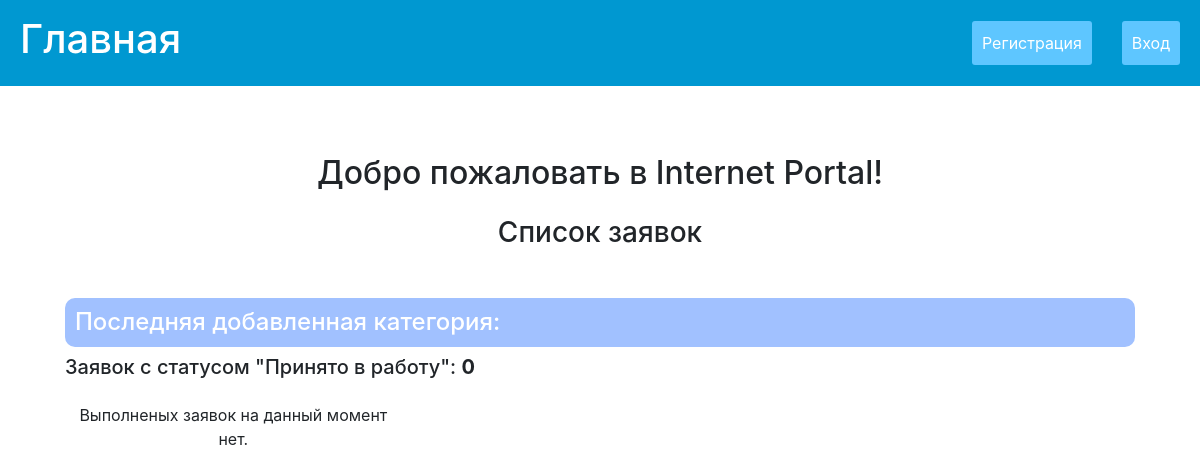
Page /catalog/ on the earlier database version.
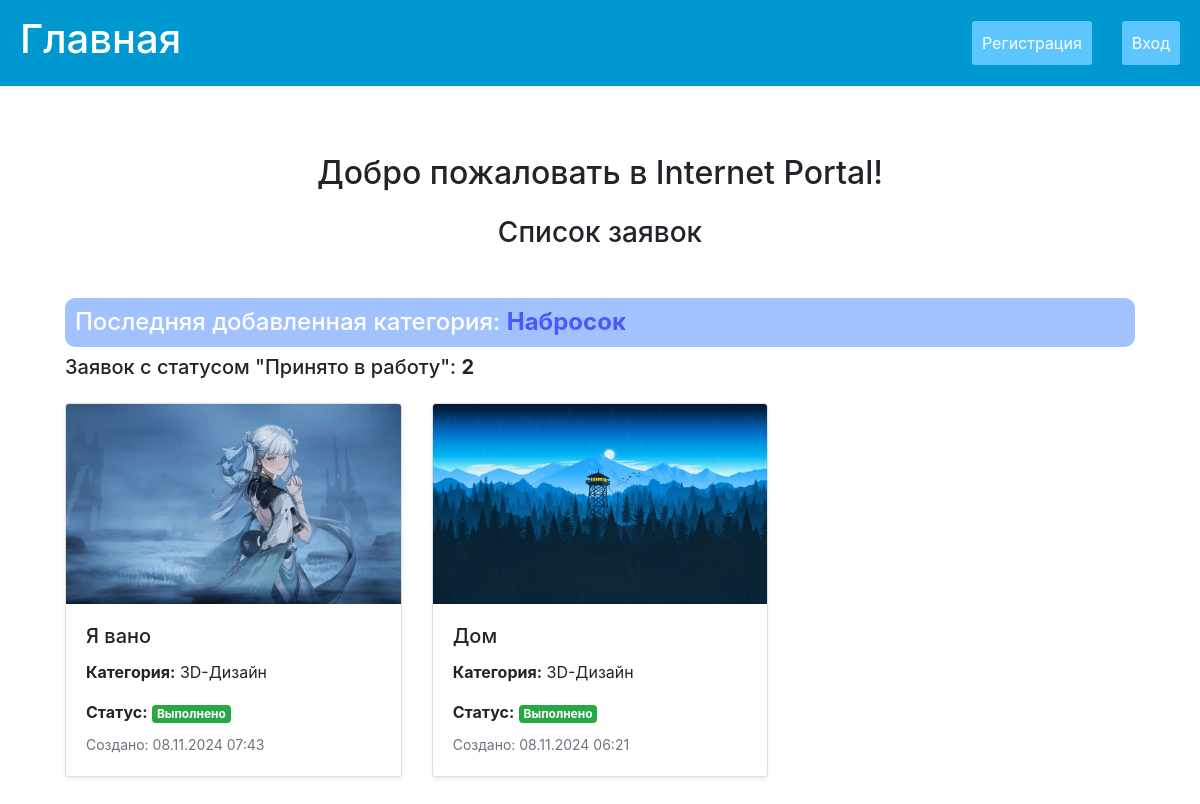
Same page on the later database version.
### catalog/models.py (models this page shows, shortened)
class Category(models.Model):
    name = models.CharField(max_length=200, help_text="Выберите название категории",unique=True)

class Application(models.Model):
    user = models.ForeignKey(
        settings.AUTH_USER_MODEL,
        on_delete=models.CASCADE,
        related_name='applications',
        verbose_name="Пользователь"
    )
    title = models.CharField(max_length=200, verbose_name="Напишите заголовок к заявке")
    description = models.TextField(verbose_name="Напишите к заявке описание")
    category = models.ForeignKey(Category, on_delete=models.CASCADE, verbose_name="Выберите категорию заявки")
    image = models.FileField(
        upload_to='application',
        validators=[validate_image],
        verbose_name="Загрузите фото заявки"
    )
    design_image = models.ImageField(
        upload_to='admin',
        blank=True,
        null=True,
        verbose_name="Изображение дизайна"
    )
    comment = models.TextField(
        blank=True,
        null=True,
        verbose_name="Комментарий"
    )
    LOAN_STATUS = (
        ('n', 'Новая'),
        ('a', 'Принято в работу'),
        ('s', 'Выполнено'),
    )
    status = models.CharField(max_length=1, choices=LOAN_STATUS, default='n', verbose_name='Статус заявки',help_text='Статус заявки')
    created_at = models.DateTimeField(auto_now_add=True, help_text="Дата и время создания заявки")
    def display_category(self):
        return self.category.name if self.category else "Без категории"
    display_category.short_description = 'Category'

### catalog/views.py (the view)
# urls.py: path('', views.index, name='index'),
def index(request):
    status_filter = request.GET.get('status', '')
    num_applications = Application.objects.filter(status='a').count()
    last_category = Category.objects.order_by('-id').first()
    applications = Application.objects.filter(status='s').order_by('-created_at')[:3]
    context = {
        'applications': applications,
        'status_filter': status_filter,
        'num_applications': num_applications,
        'last_category': last_category,
    }
    return render(request, 'catalog/index.html', context)

### catalog/templates/catalog/index.html
{% extends 'catalog/base_generic.html' %}
{% load static %}
{% block content %}
<div class="container my-5">
    <h2 class="text-center mb-4">Добро пожаловать в Internet Portal!</h2>
    <h3 class="text-center mb-5">Список заявок</h3>
    <h4 class='last-category'>Последняя добавленная категория:     <strong class="last-category__span">   {{ last_category.name }}</strong></h4>
    <h5 class="mb-4">Заявок с статусом "Принято в работу": <b>{{ num_applications }}</b></h5>
    <div class="application-grid row row-cols-1 row-cols-md-2 row-cols-lg-3 g-4">
        {% for application in applications %}
        <div class="col application">
            <div class=" card h-100 shadow-sm">
                <img src="{{ application.image.url }}" class="card-img-top" alt="{{ application.title }}" style="height: 200px; object-fit: cover;">
                <div class="card-body d-flex flex-column">
                    <h5 class="card-title">{{ application.title }}</h5>
                    <p class="card-text"><strong>Категория:</strong> {{ application.display_category }}</p>
                    <div class="mt-auto">
                        <p class="mb-2">
                            <strong>Статус:</strong>
                            {% if application.status == 'n' %}
                                <span class="badge bg-primary text-white" >Новая</span>
                            {% elif application.status == 'a' %}
                                <span class="badge bg-warning text-dark">Принято в работу</span>
                            {% elif application.status == 's' %}
                                <span class="badge bg-success text-white">Выполнено</span>
                            {% endif %}
                        </p>
                        <p class="card-text"><small class="text-muted">Создано: {{ application.created_at|date:"d.m.Y H:i" }}</small></p>
                    </div>
                </div>
            </div>
        </div>
        {% empty %}
        <div class="col-12">
            <p class="text-center">Выполненых заявок на данный момент нет.</p>
        </div>
        {% endfor %}
    </div>
</div>
{% endblock %}

### catalog/templates/catalog/base_generic.html (shortened to what this page needs)
{% load static %}
{% load bootstrap4 %}
<!DOCTYPE html>
<html lang="ru">
<head>
    <link type="text/css" href="{% static 'css/styles.css' %}" rel="stylesheet" />
    {% bootstrap_css %}
</head>
<body>
    <header class="header">
        <h1><a class="header__logo" href="{% url 'catalog:index' %}">Главная</a></h1>
        <nav class="header__nav">
            {% if user.is_authenticated %}
                {% if user.is_staff %}
                     <a class="header__link-bg" href="{% url 'admin:index' %}">Админ-панель</a>
                {% else %}
                    <a class="header__link" href="{% url 'catalog:create_application' %}">Создать заявку</a>
                {% endif %}
                <a class="header__link-bg" href="{% url 'catalog:profile' %}">Профиль</a>
                <a class="header__link-bg" href="{% url 'catalog:logout' %}">Выход</a>
            {% else %}
                <a class="header__link" href="{% url 'catalog:register' %}">Регистрация</a>
                <a class="header__link" href="{% url 'catalog:login' %}">Вход</a>
            {% endif %}
        </nav>
    </header>
    <main class="main">
        <div>
            {% block content %}
            {% endblock %}
        </div>
    </main>
</body>
</html>

### catalog/static/css/styles.css (style rules this page uses)
* { padding: 0;margin: 0;border: 0;box-sizing: border-box; }
a,a:visited { text-decoration: none !important; }
a { transition: all 0.3s ease-in-out; }
body { font-family: 'Roboto Mono',sans-serif; }
main { padding: 20px 50px; }
.last-category { background: #a1c1ff; border-radius: 10px; padding: 10px; color: white; }
.last-category__span { color: #4759ff; }
.header { padding: 15px 20px; display: flex; align-items: center; justify-content: space-between; background: #0098d1; }
.header__logo { color:#fff; }
.header__nav { display: flex; gap: 30px; align-items: center; }
.header__link { padding: 10px; background: #5ec6ff; color: #fff; border-radius: 3px; transition: all 0.3s ease-in-out; }
.application { transition: all 0.3s ease-in-out; margin-bottom: 35px; }

Differences in the rows shown:
added Category: name "Набросок"
added Application: image (picture), title "Я вано", display_category "3D-Дизайн", status "Выполнено", created_at "08.11.2024 07:43"
added Application: image (picture), title "Дом", display_category "3D-Дизайн", status "Выполнено", created_at "08.11.2024 06:21"
Other differences:
{{ num_applications }}: "0" → "2"
text no longer shown: "Выполненых заявок на данный момент нет."
